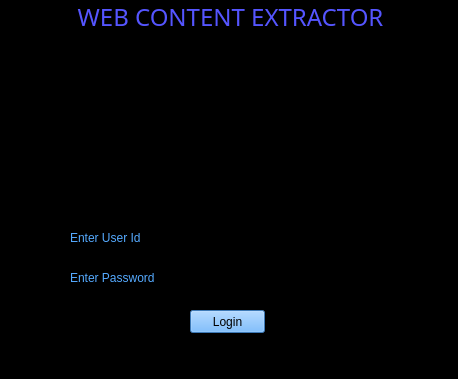
<?xml version="1.0" encoding="UTF-8"?>
<ui version="4.0">
 <class>MainWindow</class>
 <widget class="QMainWindow" name="MainWindow">
  <property name="geometry">
   <rect>
    <x>0</x>
    <y>0</y>
    <width>458</width>
    <height>379</height>
   </rect>
  </property>
  <property name="windowTitle">
   <string>MainWindow</string>
  </property>
  <property name="styleSheet">
   <string notr="true">background-color:rgb(0, 0, 0)</string>
  </property>
  <widget class="QWidget" name="centralwidget">
   <widget class="QLabel" name="label">
    <property name="geometry">
     <rect>
      <x>10</x>
      <y>6</y>
      <width>441</width>
      <height>21</height>
     </rect>
    </property>
    <property name="font">
     <font>
      <family>MV Boli</family>
      <pointsize>18</pointsize>
     </font>
    </property>
    <property name="styleSheet">
     <string notr="true">color: rgb(85, 85, 255);</string>
    </property>
    <property name="text">
     <string>WEB CONTENT EXTRACTOR</string>
    </property>
    <property name="alignment">
     <set>Qt::AlignCenter</set>
    </property>
   </widget>
   <widget class="QLabel" name="label_2">
    <property name="geometry">
     <rect>
      <x>70</x>
      <y>230</y>
      <width>81</width>
      <height>16</height>
     </rect>
    </property>
    <property name="styleSheet">
     <string notr="true">color: rgb(85, 170, 255);</string>
    </property>
    <property name="text">
     <string>Enter User Id</string>
    </property>
   </widget>
   <widget class="QLabel" name="label_3">
    <property name="geometry">
     <rect>
      <x>70</x>
      <y>270</y>
      <width>101</width>
      <height>16</height>
     </rect>
    </property>
    <property name="styleSheet">
     <string notr="true">color: rgb(85, 170, 255);</string>
    </property>
    <property name="text">
     <string>Enter Password</string>
    </property>
   </widget>
   <widget class="QLineEdit" name="uid">
    <property name="geometry">
     <rect>
      <x>160</x>
      <y>230</y>
      <width>231</width>
      <height>21</height>
     </rect>
    </property>
    <property name="styleSheet">
     <string notr="true">color: rgb(255, 255, 255);</string>
    </property>
   </widget>
   <widget class="QLineEdit" name="pwd">
    <property name="geometry">
     <rect>
      <x>160</x>
      <y>270</y>
      <width>231</width>
      <height>21</height>
     </rect>
    </property>
    <property name="styleSheet">
     <string notr="true">color: rgb(255, 255, 255);</string>
    </property>
   </widget>
   <widget class="QPushButton" name="ulogin">
    <property name="geometry">
     <rect>
      <x>190</x>
      <y>310</y>
      <width>75</width>
      <height>23</height>
     </rect>
    </property>
    <property name="styleSheet">
     <string notr="true">background-color: rgb(85, 170, 255);</string>
    </property>
    <property name="text">
     <string>Login</string>
    </property>
   </widget>
   <widget class="QLabel" name="label_4">
    <property name="geometry">
     <rect>
      <x>170</x>
      <y>40</y>
      <width>131</width>
      <height>171</height>
     </rect>
    </property>
    <property name="maximumSize">
     <size>
      <width>16777215</width>
      <height>171</height>
     </size>
    </property>
    <property name="text">
     <string/>
    </property>
    <property name="pixmap">
     <pixmap>../../WebContentExtraction/www.png</pixmap>
    </property>
   </widget>
  </widget>
  <widget class="QStatusBar" name="statusbar"/>
 </widget>
 <resources/>
 <connections/>
</ui>
